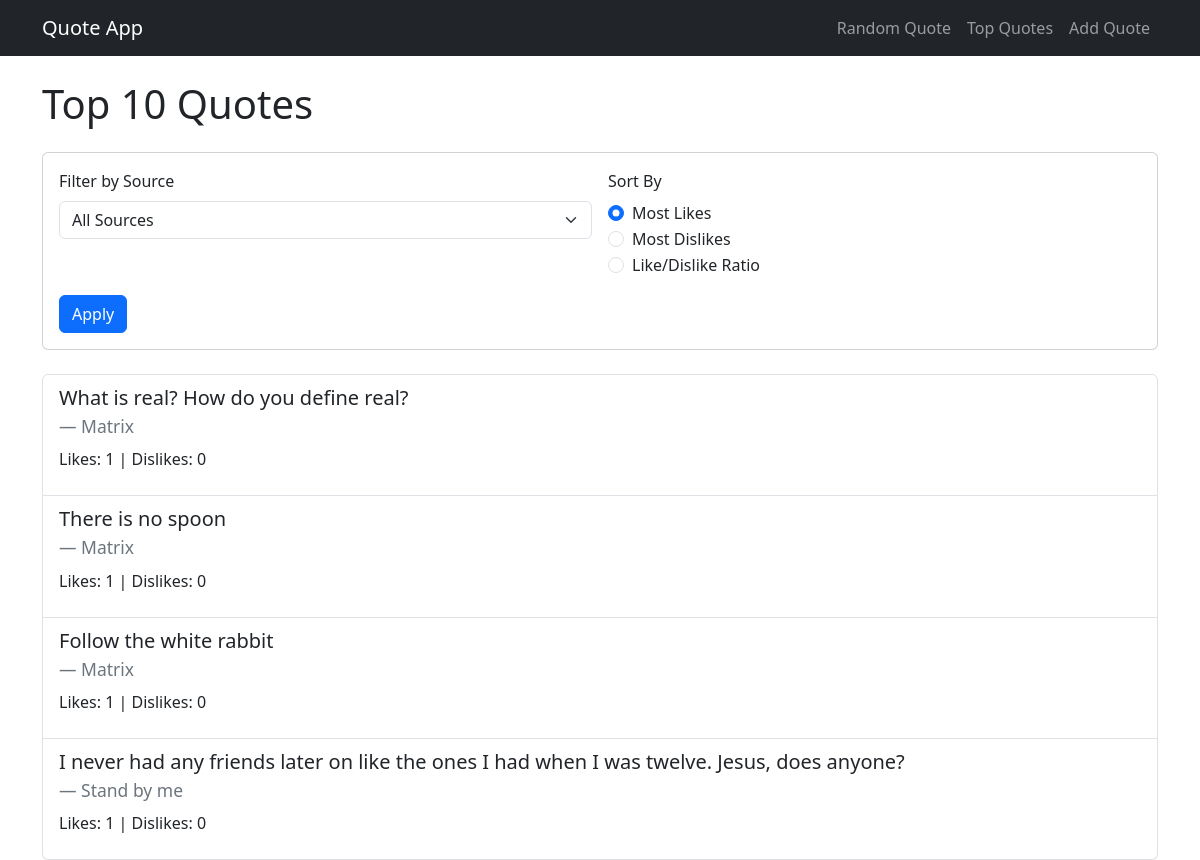
Before: /top/ with the older database file.
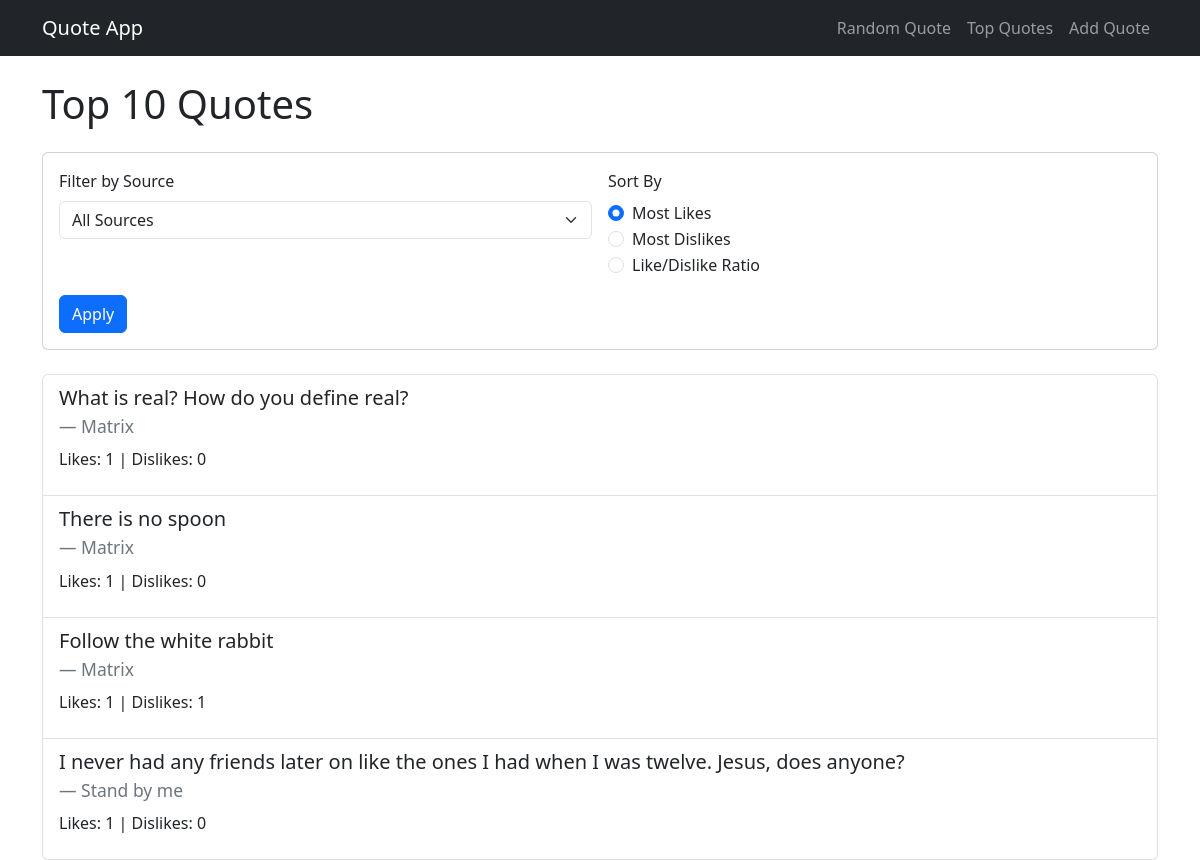
After: the same page with the newer database file.
### quotes/models.py (models this page shows, shortened)
class Quote(models.Model):
    text = models.TextField(unique=True)  # made unique to prevent duplicates
    source = models.ForeignKey(Source, on_delete=models.CASCADE)
    weight = models.PositiveIntegerField(validators=[MinValueValidator(1)])
    likes = models.PositiveIntegerField(default=0)
    dislikes = models.PositiveIntegerField(default=0)

class Source(models.Model):
    name = models.CharField(max_length=255)

### quotes/views.py (the view, shortened to what this page needs)
# urls.py: path('top/', views.top_quotes, name='top_quotes'),
def top_quotes(request):
    source_id = request.GET.get('source', '')
    sort_by = request.GET.get('sort_by', 'likes')
    quotes = Quote.objects.all()
    if source_id and source_id != 'all':
        quotes = quotes.filter(source_id=source_id)
    if sort_by == 'dislikes':
        quotes = quotes.order_by('-dislikes')
    else:
        quotes = quotes.order_by('-likes')
    selected_quotes = quotes[:10]
    sources = Source.objects.all()
    context = {
        'top_quotes': selected_quotes,
        'sources': sources,
        'selected_source': source_id,
        "selected_sort": sort_by,
    }
    return render(request, 'quotes/top_quotes.html', context)

### quotes/templates/quotes/top_quotes.html (shortened to what this page needs)
{% extends 'quotes/base.html' %}
{% block content %}
<h1 class="mb-4">Top 10 Quotes</h1>
<div class="card mb-4">
    <div class="card-body">
        <form method="get" class="row g-3">
            <div class="col-md-6">
                <label for="source" class="form-label">Filter by Source</label>
                <select name="source" id="source" class="form-select">
                    <option value="all" {% if selected_source == 'all' or not selected_source %}selected{% endif %}>All Sources</option>
                </select>
            </div>
            <div class="col-md-6">
                <label class="form-label">Sort By</label>
                <div class="form-check">
                    <input class="form-check-input" type="radio" name="sort_by" id="sort_likes" value="likes" {% if selected_sort == 'likes' or not selected_sort %}checked{% endif %}>
                    <label class="form-check-label" for="sort_likes">Most Likes</label>
                </div>
                <div class="form-check">
                    <input class="form-check-input" type="radio" name="sort_by" id="sort_dislikes" value="dislikes" {% if selected_sort == 'dislikes' %}checked{% endif %}>
                    <label class="form-check-label" for="sort_dislikes">Most Dislikes</label>
                </div>
                <div class="form-check">
                    <input class="form-check-input" type="radio" name="sort_by" id="sort_ratio" value="ratio" {% if selected_sort == 'ratio' %}checked{% endif %}>
                    <label class="form-check-label" for="sort_ratio">Like/Dislike Ratio</label>
                </div>
            </div>
            <div class="col-12">
                <button type="submit" class="btn btn-primary">Apply</button>
            </div>
        </form>
    </div>
</div>
{% if top_quotes %}
    <ul class="list-group">
        {% for quote in top_quotes %}
            <li class="list-group-item">
                <blockquote class="blockquote mb-0">
                    <p>{{ quote.text }}</p>
                    <footer class="blockquote-footer">{{ quote.source.name }}</footer>
                </blockquote>
                <p class="mt-2">Likes: {{ quote.likes }} | Dislikes: {{ quote.dislikes }}</p>
            </li>
        {% endfor %}
    </ul>
{% else %}
    <div class="alert alert-warning" role="alert">
        No quotes available for the selected filter.
    </div>
{% endif %}
{% endblock %}

Changed rows visible on the page:
changed Quote "Follow the white rabbit": dislikes "0" → "1"
